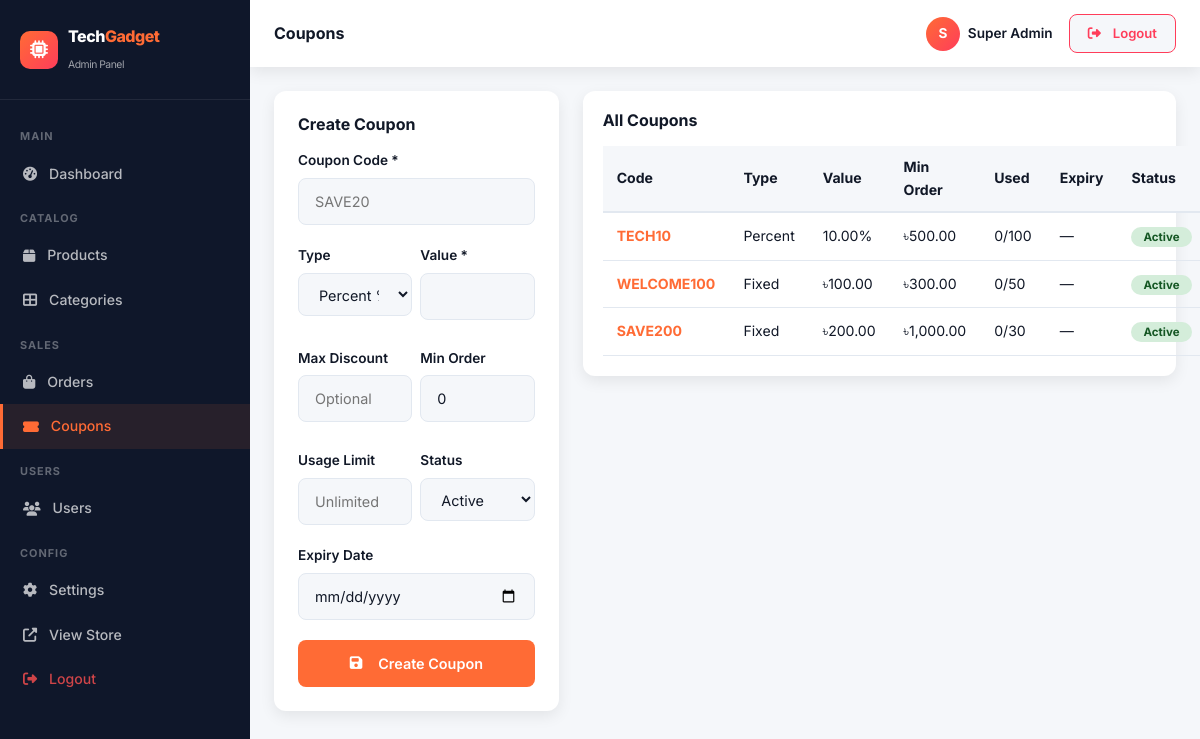
/admin/coupons.php (signed in), run on the app's committed database.
### tables this page shows
CREATE TABLE `coupons` (
  `id` int(11) NOT NULL AUTO_INCREMENT,
  `code` varchar(50) NOT NULL UNIQUE,
  `type` enum('percent','fixed') DEFAULT 'percent',
  `value` decimal(10,2) NOT NULL,
  `min_order` decimal(10,2) DEFAULT 0.00,
  `max_discount` decimal(10,2) DEFAULT NULL,
  `usage_limit` int(11) DEFAULT NULL,
  `used_count` int(11) DEFAULT 0,
  `expiry_date` date DEFAULT NULL,
  `status` tinyint(1) DEFAULT 1,
  `created_at` timestamp DEFAULT CURRENT_TIMESTAMP,
  PRIMARY KEY (`id`)
);

### includes/functions.php (called while the page is built, shortened)
<?php
require_once __DIR__ . '/db.php';
function isAdmin() {
    return isset($_SESSION['admin_id']);
}
function currentAdmin() {
    global $pdo;
    $stmt = $pdo->prepare("SELECT * FROM admins WHERE id = ?");
    $stmt->execute([$_SESSION['admin_id']]);
    return $stmt->fetch();
}
function sanitize($str) {
    return htmlspecialchars(strip_tags(trim($str)), ENT_QUOTES, 'UTF-8');
}
function formatPrice($amount) {
    return '৳' . number_format($amount, 2);
}

### admin/coupons.php (the view, shortened to what this page needs)
<?php
require_once __DIR__ . '/../includes/functions.php';
require_once __DIR__ . '/includes/admin_functions.php';
$adminTitle = 'Coupons';
$editCpn = null;
$coupons = $pdo->query("SELECT * FROM coupons ORDER BY created_at DESC")->fetchAll();
include __DIR__ . '/includes/admin_header.php';
?>
<div class="row g-4">
  <div class="col-lg-4">
    <div style="background:#fff;border-radius:var(--tg-radius);padding:24px;box-shadow:var(--tg-shadow)">
      <h6 class="fw-700 mb-3"><?php echo $editCpn ? 'Edit Coupon' : 'Create Coupon'; ?></h6>
      <form method="POST">
        <div class="tg-input-group"><label>Coupon Code *</label><input name="code" class="tg-input" value="<?php echo sanitize($editCpn['code']??''); ?>" placeholder="SAVE20" required></div>
        <div class="row g-2">
          <div class="col-6"><div class="tg-input-group"><label>Type</label><select name="type" class="tg-input"><option value="percent" <?php echo ($editCpn['type']??'')==='percent'?'selected':''; ?>>Percent %</option></select></div></div>
          <div class="col-6"><div class="tg-input-group"><label>Value *</label><input name="value" type="number" step="0.01" class="tg-input" value="<?php echo $editCpn['value']??''; ?>" required></div></div>
          <div class="col-6"><div class="tg-input-group"><label>Max Discount</label><input name="max_discount" type="number" step="0.01" class="tg-input" value="<?php echo $editCpn['max_discount']??''; ?>" placeholder="Optional"></div></div>
          <div class="col-6"><div class="tg-input-group"><label>Min Order</label><input name="min_order" type="number" step="0.01" class="tg-input" value="<?php echo $editCpn['min_order']??0; ?>"></div></div>
          <div class="col-6"><div class="tg-input-group"><label>Usage Limit</label><input name="usage_limit" type="number" class="tg-input" value="<?php echo $editCpn['usage_limit']??''; ?>" placeholder="Unlimited"></div></div>
          <div class="col-6"><div class="tg-input-group"><label>Status</label><select name="status" class="tg-input"><option value="1" <?php echo ($editCpn['status']??1)==1?'selected':''; ?>>Active</option><option value="0" <?php echo ($editCpn['status']??1)==0?'selected':''; ?>>Inactive</option></select></div></div>
        </div>
        <div class="tg-input-group"><label>Expiry Date</label><input name="expiry_date" type="date" class="tg-input" value="<?php echo $editCpn['expiry_date']??''; ?>"></div>
        <button type="submit" class="tg-btn tg-btn-primary tg-btn-block"><i class="fas fa-save me-2"></i><?php echo $editCpn ? 'Update' : 'Create Coupon'; ?></button>
      </form>
    </div>
  </div>
  <div class="col-lg-8">
    <div class="tg-admin-table">
      <h6 class="fw-700 mb-3">All Coupons</h6>
      <table><thead><tr><th>Code</th><th>Type</th><th>Value</th><th>Min Order</th><th>Used</th><th>Expiry</th><th>Status</th><th>Actions</th></tr></thead>
      <tbody>
        <?php foreach ($coupons as $cpn): ?>
        <tr>
          <td class="fw-700 text-accent"><?php echo $cpn['code']; ?></td>
          <td><?php echo ucfirst($cpn['type']); ?></td>
          <td><?php echo $cpn['type']==='percent' ? $cpn['value'].'%' : formatPrice($cpn['value']); ?></td>
          <td><?php echo formatPrice($cpn['min_order']); ?></td>
          <td><?php echo $cpn['used_count']; ?>/<?php echo $cpn['usage_limit'] ?: '∞'; ?></td>
          <td><?php echo $cpn['expiry_date'] ? date('d M Y', strtotime($cpn['expiry_date'])) : '—'; ?></td>
          <td><span class="tg-status-badge <?php echo $cpn['status']?'badge-delivered':'badge-cancelled'; ?>"><?php echo $cpn['status']?'Active':'Inactive'; ?></span></td>
        </tr>
        <?php endforeach; ?>
      </tbody></table>
    </div>
  </div>
</div>
<?php include __DIR__ . '/includes/admin_footer.php'; ?>

### admin/includes/admin_header.php (shortened to what this page needs)
<?php $adminPage = basename($_SERVER['PHP_SELF']); ?>
<!DOCTYPE html>
<html lang="en">
<head>
<link href="https://cdnjs.cloudflare.com/ajax/libs/mdb-ui-kit/6.4.2/mdb.min.css" rel="stylesheet">
<link href="https://cdnjs.cloudflare.com/ajax/libs/font-awesome/6.5.0/css/all.min.css" rel="stylesheet">
<link href="<?php echo SITE_URL; ?>/assets/css/style.css" rel="stylesheet">
<link href="<?php echo SITE_URL; ?>/admin/assets/admin.css" rel="stylesheet">
</head>
<body style="padding-bottom:0">
<div class="tg-admin-wrapper">
<aside class="tg-admin-sidebar">
  <div class="tg-admin-brand">
    <a href="<?php echo SITE_URL; ?>/admin/" class="tg-brand text-decoration-none">
      <div class="tg-brand-icon"><i class="fas fa-microchip"></i></div>
      <div class="tg-brand-text" style="font-size:1rem;color:#fff">Tech<span>Gadget</span><br><small style="font-size:.65rem;opacity:.6;font-weight:400">Admin Panel</small></div>
    </a>
  </div>
  <nav class="tg-admin-nav">
    <div class="tg-admin-nav-section">Main</div>
    <a href="<?php echo SITE_URL; ?>/admin/" class="tg-admin-nav-link <?php echo $adminPage==='index.php'?'active':''; ?>"><i class="fas fa-tachometer-alt"></i>Dashboard</a>
    <div class="tg-admin-nav-section">Catalog</div>
    <a href="<?php echo SITE_URL; ?>/admin/products.php" class="tg-admin-nav-link <?php echo in_array($adminPage,['products.php','add-product.php'])?'active':''; ?>"><i class="fas fa-box"></i>Products</a>
    <a href="<?php echo SITE_URL; ?>/admin/categories.php" class="tg-admin-nav-link <?php echo $adminPage==='categories.php'?'active':''; ?>"><i class="fas fa-th-large"></i>Categories</a>
    <div class="tg-admin-nav-section">Sales</div>
    <a href="<?php echo SITE_URL; ?>/admin/orders.php" class="tg-admin-nav-link <?php echo $adminPage==='orders.php'?'active':''; ?>"><i class="fas fa-shopping-bag"></i>Orders</a>
    <a href="<?php echo SITE_URL; ?>/admin/coupons.php" class="tg-admin-nav-link <?php echo $adminPage==='coupons.php'?'active':''; ?>"><i class="fas fa-ticket-alt"></i>Coupons</a>
    <div class="tg-admin-nav-section">Users</div>
    <a href="<?php echo SITE_URL; ?>/admin/users.php" class="tg-admin-nav-link <?php echo $adminPage==='users.php'?'active':''; ?>"><i class="fas fa-users"></i>Users</a>
    <div class="tg-admin-nav-section">Config</div>
    <a href="<?php echo SITE_URL; ?>/admin/settings.php" class="tg-admin-nav-link <?php echo $adminPage==='settings.php'?'active':''; ?>"><i class="fas fa-cog"></i>Settings</a>
    <a href="<?php echo SITE_URL; ?>/" target="_blank" class="tg-admin-nav-link"><i class="fas fa-external-link-alt"></i>View Store</a>
    <a href="<?php echo SITE_URL; ?>/admin/logout.php" class="tg-admin-nav-link" style="color:rgba(255,80,80,.8)"><i class="fas fa-sign-out-alt"></i>Logout</a>
  </nav>
</aside>
<div class="tg-admin-content">
  <div class="tg-admin-topbar">
    <div class="d-flex align-items-center gap-3">
      <h6 class="fw-700 mb-0"><?php echo $adminTitle ?? 'Dashboard'; ?></h6>
    </div>
    <div class="d-flex align-items-center gap-3">
      <?php $admin = currentAdmin(); ?>
      <div class="d-flex align-items-center gap-2">
        <div class="tg-avatar-placeholder" style="width:34px;height:34px;font-size:.85rem"><?php echo strtoupper(substr($admin['name']??'A',0,1)); ?></div>
        <span style="font-size:.85rem;font-weight:600"><?php echo sanitize($admin['name']??'Admin'); ?></span>
      </div>
      <a href="<?php echo SITE_URL; ?>/admin/logout.php" class="tg-btn tg-btn-sm" style="background:var(--tg-bg);color:var(--tg-danger);border:1px solid var(--tg-danger)"><i class="fas fa-sign-out-alt me-1"></i>Logout</a>
    </div>
  </div>

### assets/css/style.css (style rules this page uses)
:root { --tg-primary: #0F172A; --tg-primary-mid: #1E293B; --tg-primary-light: #334155; --tg-accent: #FF6B35; --tg-accent-light: #E85A2A; --tg-cyan: #00d4ff; --tg-success: #00c576; --tg-danger: #ff3d5a; --tg-warning: #ffb800; --tg-text: #111827; --tg-text-muted: #6B7280; --tg-bg: #F5F7FA; --tg-card: #FFFFFF; --tg-border: #e2e8f0; --tg-radius: 12px; --tg-radius-sm: 8px; --tg-radius-lg: 20px; --tg-shadow: 0 5px 15px rgba(0, 0, 0, 0.08); --tg-shadow-lg: 0 8px 40px rgba(15, 23, 42, 0.15); --tg-transition: 0.3s cubic-bezier(0.4, 0, 0.2, 1); --font-main: 'Inter', system-ui, sans-serif; }
*, *::before, *::after { box-sizing: border-box }
html { scroll-behavior: smooth }
body { font-family: var(--font-main); background: var(--tg-bg); color: var(--tg-text); line-height: 1.6; padding-bottom: 70px }
@media (min-width:1200px) { body { padding-bottom: 0 } }
a { color: var(--tg-accent); text-decoration: none; transition: color var(--tg-transition) }
.fw-700 { font-weight: 700 !important }
.tg-brand { display: flex; align-items: center; gap: 10px; text-decoration: none }
.tg-brand-icon { width: 38px; height: 38px; background: linear-gradient(135deg, var(--tg-accent), #ff3d5a); border-radius: 10px; display: flex; align-items: center; justify-content: center; color: #fff; font-size: 18px; flex-shrink: 0 }
.tg-brand-text { font-size: 1.35rem; font-weight: 800; color: var(--tg-primary); letter-spacing: -0.5px }
.tg-brand-text span { color: var(--tg-accent) }
.tg-avatar-placeholder { width: 38px; height: 38px; border-radius: 50%; background: linear-gradient(135deg, var(--tg-accent), #ff3d5a); color: #fff; display: flex; align-items: center; justify-content: center; font-weight: 700; font-size: .95rem }
.tg-input-group { position: relative; margin-bottom: 20px }
.tg-input-group label { display: block; font-size: .85rem; font-weight: 600; margin-bottom: 6px; color: var(--tg-text) }
.tg-input { width: 100%; padding: 11px 16px; border: 1.5px solid var(--tg-border); border-radius: var(--tg-radius-sm); font-size: .9rem; background: var(--tg-bg); color: var(--tg-text); transition: all var(--tg-transition); outline: none }
.tg-btn { padding: 12px 28px; border: none; border-radius: var(--tg-radius-sm); font-weight: 600; font-size: .9rem; cursor: pointer; transition: all var(--tg-transition); display: inline-flex; align-items: center; gap: 8px }
.tg-btn-primary { background: var(--tg-accent); color: white; border-radius: var(--tg-radius-sm) }
.tg-btn-sm { padding: 8px 18px; font-size: .82rem }
.tg-btn-block { width: 100%; justify-content: center }
.tg-admin-wrapper { display: flex; min-height: 100vh }
.tg-admin-sidebar { width: 250px; flex-shrink: 0; background: var(--tg-primary); min-height: 100vh; display: flex; flex-direction: column; position: sticky; top: 0; height: 100vh; overflow-y: auto }
.tg-admin-brand { padding: 24px 20px; border-bottom: 1px solid rgba(255, 255, 255, .08) }
.tg-admin-nav { padding: 14px 0; flex: 1 }
.tg-admin-nav-link { display: flex; align-items: center; gap: 12px; padding: 11px 20px; color: rgba(255, 255, 255, .7); text-decoration: none; font-size: .88rem; font-weight: 500; transition: all var(--tg-transition); border-left: 3px solid transparent }
.tg-admin-nav-link.active { color: var(--tg-accent); border-left-color: var(--tg-accent); background: rgba(255, 107, 53, .1) }
.tg-admin-nav-section { padding: 14px 20px 6px; font-size: .68rem; font-weight: 700; color: rgba(255, 255, 255, .35); letter-spacing: 1px; text-transform: uppercase }
.tg-admin-content { flex: 1; padding: 24px; background: var(--tg-bg); overflow: auto }
.tg-admin-topbar { background: #fff; padding: 14px 24px; box-shadow: var(--tg-shadow); display: flex; align-items: center; justify-content: space-between; margin: -24px -24px 24px }
.tg-admin-table { background: #fff; border-radius: var(--tg-radius); padding: 20px; box-shadow: var(--tg-shadow) }
.tg-admin-table table { width: 100%; border-collapse: collapse; font-size: .88rem }
.tg-admin-table th { background: var(--tg-bg); padding: 10px 14px; font-weight: 700; color: var(--tg-text); border-bottom: 2px solid var(--tg-border) }
.tg-admin-table td { padding: 12px 14px; border-bottom: 1px solid var(--tg-border); vertical-align: middle }
.tg-status-badge { padding: 3px 12px; border-radius: 50px; font-size: .72rem; font-weight: 700 }
.badge-delivered { background: #d4edda; color: #155724 }
.text-accent { color: var(--tg-accent) !important }

### data on the page
coupons: code "TECH10", type "Percent", value "10.00", min_order "৳500.00", used_count "0", usage_limit "100", status "Active"
coupons: code "WELCOME100", type "Fixed", value "৳100.00", min_order "৳300.00", used_count "0", usage_limit "50", status "Active"
coupons: code "SAVE200", type "Fixed", value "৳200.00", min_order "৳1,000.00", used_count "0", usage_limit "30", status "Active"

### other printed values
$adminTitle "Coupons"
substr($admin['name']??'A',0,1) "S"
$admin['name'] "Super Admin"
